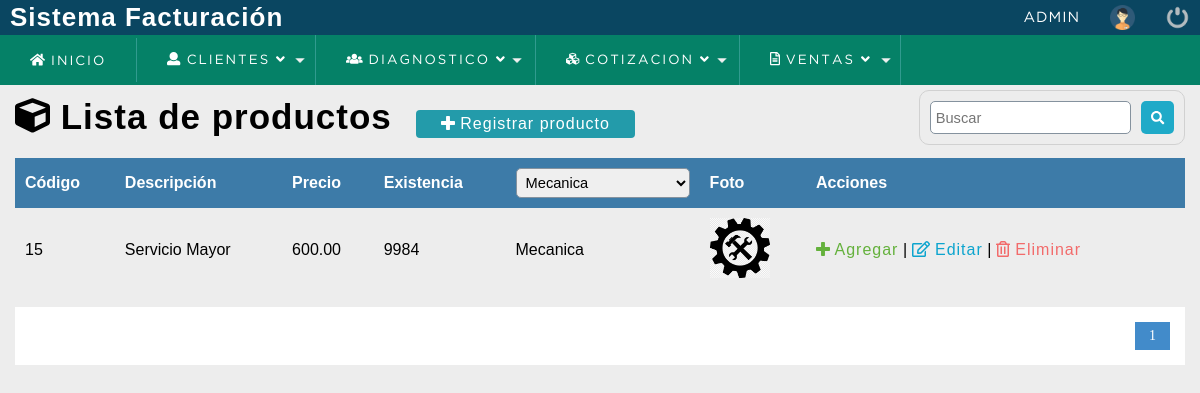
/sistema/buscar_productos.php?proveedor=13 (signed in), run on the app's committed database.
### tables this page shows
CREATE TABLE `producto` (
  `codproducto` int(11) NOT NULL,
  `descripcion` varchar(100) DEFAULT NULL,
  `proveedor` int(11) DEFAULT NULL,
  `precio` decimal(10,2) DEFAULT NULL,
  `existencia` int(11) DEFAULT NULL,
  `date_add` datetime NOT NULL DEFAULT current_timestamp(),
  `usuario_id` int(11) NOT NULL,
  `estatus` int(11) NOT NULL DEFAULT 1,
  `foto` text DEFAULT NULL
);

CREATE TABLE `proveedor` (
  `codproveedor` int(11) NOT NULL,
  `proveedor` varchar(100) DEFAULT NULL,
  `contacto` varchar(100) DEFAULT NULL,
  `telefono` bigint(20) DEFAULT NULL,
  `direccion` text DEFAULT NULL,
  `date_add` datetime NOT NULL DEFAULT current_timestamp(),
  `usuario_id` int(11) NOT NULL,
  `estatus` int(11) NOT NULL DEFAULT 1
);

### sistema/buscar_productos.php (the view, shortened to what this page needs)
<?php
	include "../conexion.php";
 ?>
<!DOCTYPE html>
<html lang="es">
<head>
	<?php include "includes/scripts.php"; ?>
</head>
<body>
	<?php include "includes/header.php"; ?>
	<section id="container">
		<?php
			$busqueda= '';
			if(!empty($_REQUEST['proveedor'])){
				$search_proveedor = $_REQUEST['proveedor'];
				$where = "p.proveedor LIKE $search_proveedor AND p.estatus = 1";
				$buscar = 'proveedor='.$search_proveedor;
			}
		 ?>
		<h1><i class="fas fa-cube"></i> Lista de productos</h1>
		<a href="registro_producto.php" class="btn_new btnNewProducto"><i class="fas fa-plus"></i> Registrar producto</a>
		<form action="buscar_productos.php" method="get" class="form_search">
			<input type="text" name="busqueda" id="busqueda" placeholder="Buscar" value="<?php echo $busqueda; ?>">
			<button type="submit" class="btn_search"><i class="fas fa-search"></i></button>
		</form>
	<div class="containerTable">
		<table>
			<tr>
				<th>Código</th>
				<th>Descripción</th>
				<th>Precio</th>
				<th>Existencia</th>
				<th>
				<?php
					$pro = 0;
					if(!empty($_REQUEST['proveedor'])){
						$pro = $_REQUEST['proveedor'];
					}
					$query_proveedor = mysqli_query($conection,"SELECT * FROM proveedor WHERE estatus = 1
																ORDER BY proveedor ASC");
					$result_proveedor = mysqli_num_rows($query_proveedor);
				?>
				<select name="proveedor" id="search_proveedor">
					<?php
						if($result_proveedor > 0)
						{
							while ($proveedor = mysqli_fetch_array($query_proveedor)) {
								if($pro == $proveedor["codproveedor"])
									{
					?>
							<option value="<?php echo $proveedor["codproveedor"]; ?>" selected><?php echo $proveedor["proveedor"] ?></option>
					<?php
									}else{
					?>
							<option value="<?php echo $proveedor["codproveedor"]; ?>"><?php echo $proveedor["proveedor"] ?></option>
					<?php
									}
							}
						}
					 ?>
				</select>
				</th>
				<th>Foto</th>
				<th>Acciones</th>
			</tr>
		<?php
			$sql_registe = mysqli_query($conection,"SELECT COUNT(*) as total_registro FROM producto as p
																WHERE $where ");
			$result_register = mysqli_fetch_array($sql_registe);
			$total_registro = $result_register['total_registro'];
			$por_pagina = 50;
			if(empty($_GET['pagina']))
			{
				$pagina = 1;
			}else{
				$pagina = $_GET['pagina'];
			}
			$desde = ($pagina-1) * $por_pagina;
			$total_paginas = ceil($total_registro / $por_pagina);
			$query = mysqli_query($conection,"SELECT p.codproducto, p.descripcion, p.precio, p.existencia, pr.proveedor, p.foto
											FROM producto p
											INNER JOIN proveedor pr
											ON p.proveedor = pr.codproveedor
											WHERE  $where
											ORDER BY p.codproducto DESC LIMIT $desde,$por_pagina
				");
			$result = mysqli_num_rows($query);
			if($result > 0){
				while ($data = mysqli_fetch_array($query)) {
					if($data['foto'] != 'img_producto.png'){
						$foto = 'img/uploads/'.$data['foto'];
					}else{
						$foto = 'img/'.$data['foto'];
					}
			?>
				<tr class="row<?php echo $data["codproducto"]; ?>">
					<td><?php echo $data["codproducto"]; ?></td>
					<td><?php echo $data["descripcion"]; ?></td>
					<td class="celPrecio"><?php echo $data["precio"]; ?></td>
					<td class="celExistencia"><?php echo $data["existencia"]; ?></td>
					<td><?php echo $data["proveedor"]; ?></td>
					<td class="img_producto"><img src="<?php echo $foto; ?>" alt="<?php echo $data["descripcion"]; ?>"></td>
					<?php if($_SESSION['rol'] == 1 || $_SESSION['rol'] == 2){ ?>
					<td>
						<a class="link_add add_product" product="<?php echo $data["codproducto"]; ?>" href="#"><i class="fas fa-plus"></i> Agregar</a>
						|
						<a class="link_edit" href="editar_producto.php?id=<?php echo $data["codproducto"]; ?>"><i class="far fa-edit"></i> Editar</a>
						|
						<a class="link_delete del_product" href="#" product="<?php echo $data["codproducto"]; ?>"><i class="far fa-trash-alt"></i> Eliminar</a>
					</td>
					<?php } ?>
				</tr>
		<?php
				}
			}
		 ?>
		</table>
	</div>
<?php
	if($total_paginas != 0)
	{
 ?>
		<div class="paginador">
			<ul>
			<?php
				for ($i=1; $i <= $total_paginas; $i++) {
					if($i == $pagina)
					{
						echo '<li class="pageSelected">'.$i.'</li>';
					}else{
						echo '<li><a href="?pagina='.$i.'&'.$buscar.'">'.$i.'</a></li>';
					}
				}
			 ?>
			</ul>
		</div>
<?php } ?>
	</section>
</body>
</html>

### sistema/css/style.css (style rules this page uses)
* { margin: 0; padding: 0; box-sizing: border-box; }
body { background: #ededed; }
h1, h2, h3, h4, h5, h6 { font-family: 'arial'; font-weight: bold; letter-spacing: 1px; }
h1 { font-size: 26px; }
a { text-decoration: none; font-family: arial; letter-spacing: 1px; }
#container { padding: 90px 15px 15px; }
form { background: #FFF; margin: auto; padding: 20px 50px; border: 1px solid #d1d1d1; }
input,select { display: block; width: 100%; font-size: 11pt; padding: 5px; border: 1px solid #85929e; border-radius: 5px; }
#container h1 { font-size: 35px; display: inline-block; }
.btn_new { display: inline-block; background: #239baa; color: #FFF; padding: 5px 25px; border-radius: 4px; margin: 20px; }
table { border-collapse: collapse; font-size: 12pt; font-family: 'arial'; width: 100%; }
table th { text-align: left; padding: 10px; background: #3d7ba8; color: #FFF; }
table tr:nth-child(odd) { background: #FFF; }
table td { padding: 10px; }
.link_edit { color: #0ca4ce; }
.link_delete { color: #f26b6b; }
.link_add { color: #64b13c; }
.paginador ul { padding: 15px; list-style: none; background: #FFF; margin-top: 15px; display: -webkit-flex; display: -moz-flex; display: -ms-flex; display: -o-flex; display: flex; justify-content: flex-end; }
.paginador a, .pageSelected { color: #428bca; border: 1px solid #ddd; padding: 5px; display: inline-block; font-size: 14px; text-align: center; width: 35px; }
.pageSelected { color: #FFF; background: #428bca; border: 1px solid #428bca; }
.form_search { display: -webkit-flex; display: -moz-flex; display: -ms-flex; display: -o-flex; display: flex; float: right; background: initial; padding: 10px; border-radius: 10px; }
.form_search .btn_search { background: #1faac8; color: #FFF; padding: 10px; border: 0; cursor: pointer; margin-left: 10px; display: -webkit-flex; display: -moz-flex; display: -ms-flex; display: -o-flex; display: flex; border-radius: 5px; }
.img_producto img { width: 60px; height: auto; margin: auto; }

### data on the page
producto: codproducto "15", descripcion "Servicio Mayor", precio "600.00", existencia "9984", proveedor.proveedor "Mecanica", foto (picture)

### other printed values
$_SESSION['user'] "ADMIN"
form field proveedor "Mecanica"
